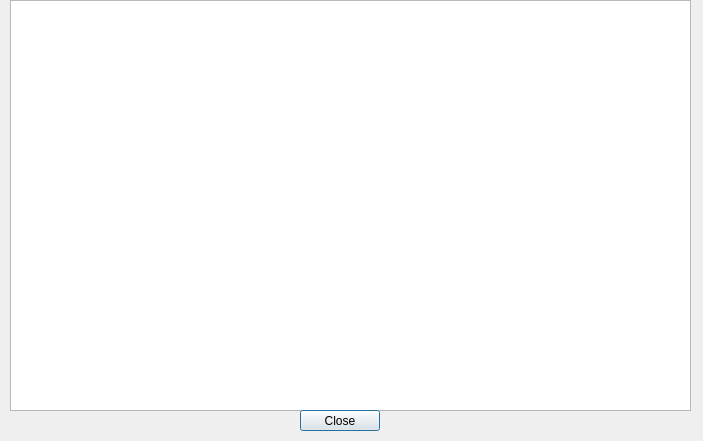
<?xml version="1.0" encoding="UTF-8"?>
<ui version="4.0">
 <class>FullNote</class>
 <widget class="QDialog" name="FullNote">
  <property name="geometry">
   <rect>
    <x>0</x>
    <y>0</y>
    <width>703</width>
    <height>441</height>
   </rect>
  </property>
  <property name="minimumSize">
   <size>
    <width>703</width>
    <height>441</height>
   </size>
  </property>
  <property name="maximumSize">
   <size>
    <width>703</width>
    <height>441</height>
   </size>
  </property>
  <property name="windowTitle">
   <string>FullNote</string>
  </property>
  <widget class="QPlainTextEdit" name="NoteShow">
   <property name="geometry">
    <rect>
     <x>10</x>
     <y>0</y>
     <width>681</width>
     <height>411</height>
    </rect>
   </property>
  </widget>
  <widget class="QPushButton" name="pushButton">
   <property name="geometry">
    <rect>
     <x>300</x>
     <y>410</y>
     <width>80</width>
     <height>21</height>
    </rect>
   </property>
   <property name="text">
    <string>Close</string>
   </property>
  </widget>
 </widget>
 <resources/>
 <connections>
  <connection>
   <sender>pushButton</sender>
   <signal>clicked()</signal>
   <receiver>FullNote</receiver>
   <slot>close()</slot>
   <hints>
    <hint type="sourcelabel">
     <x>339</x>
     <y>420</y>
    </hint>
    <hint type="destinationlabel">
     <x>351</x>
     <y>220</y>
    </hint>
   </hints>
  </connection>
 </connections>
</ui>
